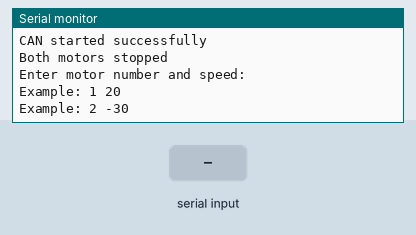
Simulated run of this sketch. Board: ESP32-C3. Shown: the last lines printed to the serial monitor. The inputs (shaded band) are chosen by the test bench. No CAN messages arrive unless stated.

Above: at 2.2 s.
2.3 s: "90,45\n" received over Serial
At 2.7 s:
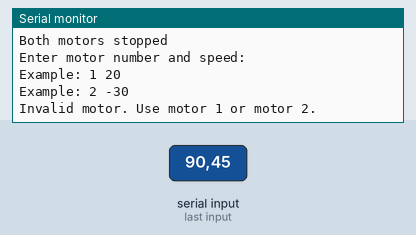
3.8 s: "1\n" received over Serial
At 5.7 s:
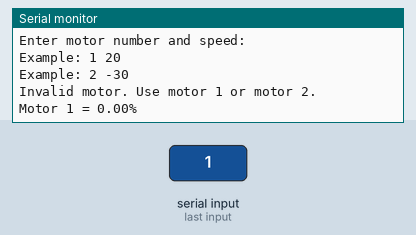

The sketch:

code_esp_rasp_CAN_copy_20261008193811_copy_20261008193916.ino
```cpp
#include <Arduino.h>
#include "driver/twai.h"

// ============================================================
// CAN PINS - ESP32-C3 SUPER MINI -> SN65HVD230
// ============================================================
//
// GPIO 4 -> SN65HVD230 TXD
// GPIO 5 -> SN65HVD230 RXD
//

#define CAN_TX_PIN 4
#define CAN_RX_PIN 5


// ============================================================
// SPARK MAX CAN IDs
// ============================================================
//
// IMPORTANT:
// Set these IDs using the REV Hardware Client.
//
// Motor 1 SPARK MAX -> ID 1
// Motor 2 SPARK MAX -> ID 2
//

#define MOTOR_1_ID 1
#define MOTOR_2_ID 2


// ============================================================
// MOTOR SPEEDS
// ============================================================
//
// Range:
// -100.0 = full reverse
//    0.0 = stopped
// +100.0 = full forward
//

float motor1Percent = 0.0;
float motor2Percent = 0.0;


// ============================================================
// CAN SPEED
// ============================================================
//
// SPARK MAX CAN bus = 1 Mbps
//

#define CAN_SPEED TWAI_TIMING_CONFIG_1MBITS()


// ============================================================
// SEND CAN FRAME
// ============================================================

bool sendCAN(
    uint32_t canID,
    const uint8_t *data,
    uint8_t length
)
{
    twai_message_t message = {};

    // CAN ID
    message.identifier = canID;

    // SPARK MAX uses extended 29-bit CAN
    message.flags = TWAI_MSG_FLAG_EXTD;

    // Number of data bytes
    message.data_length_code = length;

    // Copy data into CAN message
    for (uint8_t i = 0; i < length; i++)
    {
        message.data[i] = data[i];
    }

    // Send CAN message
    esp_err_t result =
        twai_transmit(
            &message,
            pdMS_TO_TICKS(100)
        );

    return result == ESP_OK;
}


// ============================================================
// SPARK MAX HEARTBEAT
// ============================================================

void sendHeartbeat()
{
    uint8_t data[8] =
    {
        0x02,
        0x00,
        0x00,
        0x00,
        0x00,
        0x00,
        0x00,
        0x00
    };

    sendCAN(
        0x02052C80,
        data,
        8
    );
}


// ============================================================
// SET SPECIFIC MOTOR SPEED
// ============================================================
//
// sparkID:
// CAN ID of the SPARK MAX
//
// percent:
// -100 to +100
//

void setMotorPercent(
    uint8_t sparkID,
    float percent
)
{
    // --------------------------------------------------------
    // Limit motor command
    // --------------------------------------------------------

    if (percent > 100.0)
    {
        percent = 100.0;
    }

    if (percent < -100.0)
    {
        percent = -100.0;
    }


    // --------------------------------------------------------
    // Convert percentage to -1.0 ... +1.0
    // --------------------------------------------------------

    float output =
        percent / 100.0;


    // --------------------------------------------------------
    // Build SPARK MAX CAN ID
    // --------------------------------------------------------
    //
    // Base motor command:
    // 0x02050080
    //
    // Device ID is stored in lower 6 bits.
    //

    uint32_t canID =
        0x02050080 |
        (sparkID & 0x3F);


    // --------------------------------------------------------
    // Build CAN data packet
    // --------------------------------------------------------

    uint8_t data[8];


    // Bytes 0-3 = motor output float
    memcpy(
        &data[0],
        &output,
        sizeof(float)
    );


    // Duty-cycle mode
    data[4] = 0x00;


    // Required trailer from your original command
    data[5] = 0x00;
    data[6] = 0x80;
    data[7] = 0xFD;


    // --------------------------------------------------------
    // Send motor command
    // --------------------------------------------------------

    sendCAN(
        canID,
        data,
        8
    );
}


// ============================================================
// CAN INITIALIZATION
// ============================================================

bool setupCAN()
{
    // General CAN configuration
    twai_general_config_t generalConfig =
        TWAI_GENERAL_CONFIG_DEFAULT(
            (gpio_num_t)CAN_TX_PIN,
            (gpio_num_t)CAN_RX_PIN,
            TWAI_MODE_NORMAL
        );


    // 1 Mbps timing
    twai_timing_config_t timingConfig =
        CAN_SPEED;


    // Receive all CAN messages
    twai_filter_config_t filterConfig =
        TWAI_FILTER_CONFIG_ACCEPT_ALL();


    // --------------------------------------------------------
    // Install TWAI driver
    // --------------------------------------------------------

    esp_err_t result =
        twai_driver_install(
            &generalConfig,
            &timingConfig,
            &filterConfig
        );


    if (result != ESP_OK)
    {
        Serial.println("TWAI driver installation failed");

        return false;
    }


    // --------------------------------------------------------
    // Start CAN
    // --------------------------------------------------------

    result =
        twai_start();


    if (result != ESP_OK)
    {
        Serial.println("TWAI failed to start");

        return false;
    }


    Serial.println("CAN started successfully");

    return true;
}


// ============================================================
// READ COMMAND FROM SERIAL MONITOR
// ============================================================
//
// Type:
//
// 1 25
//
// Motor 1 -> 25%
//
// Type:
//
// 2 -40
//
// Motor 2 -> 40% reverse
//
// Type:
//
// 1 0
//
// Motor 1 -> stop
//
// ============================================================

void readSerialCommands()
{
    if (Serial.available())
    {
        // Read motor number
        int motorNumber =
            Serial.parseInt();


        // Read requested speed
        float requestedPercent =
            Serial.parseFloat();


        // Clear remaining serial characters
        while (Serial.available())
        {
            Serial.read();
        }


        // ----------------------------------------------------
        // Motor 1
        // ----------------------------------------------------

        if (motorNumber == 1)
        {
            motor1Percent =
                requestedPercent;

            Serial.print("Motor 1 = ");
            Serial.print(motor1Percent);
            Serial.println("%");
        }


        // ----------------------------------------------------
        // Motor 2
        // ----------------------------------------------------

        else if (motorNumber == 2)
        {
            motor2Percent =
                requestedPercent;

            Serial.print("Motor 2 = ");
            Serial.print(motor2Percent);
            Serial.println("%");
        }


        // ----------------------------------------------------
        // Invalid motor number
        // ----------------------------------------------------

        else
        {
            Serial.println(
                "Invalid motor. Use motor 1 or motor 2."
            );
        }
    }
}


// ============================================================
// SETUP
// ============================================================

void setup()
{
    // USB Serial Monitor
    Serial.begin(115200);

    delay(1000);


    Serial.println();
    Serial.println(
        "ESP32-C3 SPARK MAX CAN Controller"
    );


    // --------------------------------------------------------
    // Start CAN
    // --------------------------------------------------------

    if (!setupCAN())
    {
        Serial.println(
            "CAN initialization FAILED"
        );

        while (true)
        {
            delay(1000);
        }
    }


    // --------------------------------------------------------
    // Start motors stopped
    // --------------------------------------------------------

    motor1Percent = 0.0;
    motor2Percent = 0.0;


    setMotorPercent(
        MOTOR_1_ID,
        0.0
    );


    setMotorPercent(
        MOTOR_2_ID,
        0.0
    );


    Serial.println(
        "Both motors stopped"
    );


    Serial.println();
    Serial.println(
        "Enter motor number and speed:"
    );

    Serial.println(
        "Example: 1 20"
    );

    Serial.println(
        "Example: 2 -30"
    );
}


// ============================================================
// MAIN LOOP
// ============================================================

void loop()
{
    // --------------------------------------------------------
    // Read computer commands
    // --------------------------------------------------------

    readSerialCommands();


    // --------------------------------------------------------
    // Send SPARK MAX heartbeat every 20 ms
    // --------------------------------------------------------

    static unsigned long lastHeartbeat = 0;

    unsigned long now =
        millis();


    if (
        now - lastHeartbeat >= 20
    )
    {
        sendHeartbeat();

        lastHeartbeat = now;
    }


    // --------------------------------------------------------
    // Send Motor 1 command
    // --------------------------------------------------------

    setMotorPercent(
        MOTOR_1_ID,
        motor1Percent
    );


    // --------------------------------------------------------
    // Send Motor 2 command
    // --------------------------------------------------------

    setMotorPercent(
        MOTOR_2_ID,
        motor2Percent
    );


    // Send commands about every 10 ms
    delay(10);
}
```

Measured:
- after the input at 2.3 s, the serial monitor: prints a new line at once (image 1)
- after the input at 3.8 s, the serial monitor: prints a new line after 1.0 s (image 2)
